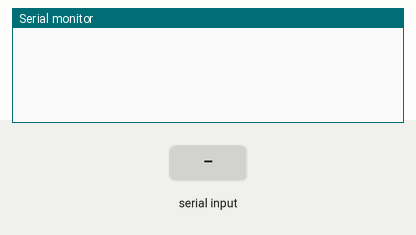
This sketch was run on a simulated Arduino Uno, built with avr-gcc and run on an emulated ATmega328P. Shown: the last lines printed to the serial monitor. Inputs (shaded band) come from the test bench.

Above: at 1.2 s.
1.3 s: "1" received over the second serial link
At 2.0 s:
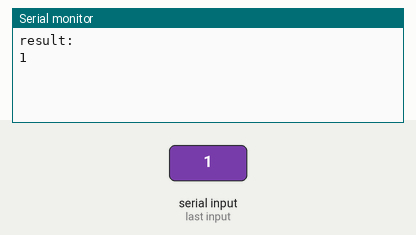
2.8 s: "0" received over the second serial link
At 3.1 s:
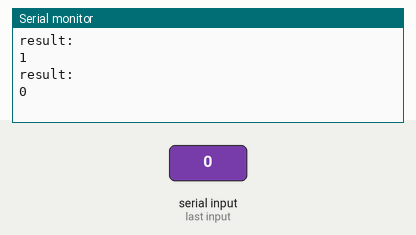
4.3 s: "2" received over the second serial link
At 5.5 s:
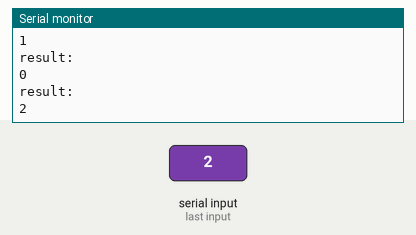

Measured:
- after the input at 1.3 s, the serial monitor: prints a new line at once (image 1)
- after the input at 2.8 s, the serial monitor: prints a new line at once (image 2)
- after the input at 4.3 s, the serial monitor: prints a new line at once (image 3)

The sketch:

tx2.ino
```cpp
#include <SoftwareSerial.h>
SoftwareSerial lora(2,3);

void setup()
{
  // put your setup code here, to run once: this is for the receiver
  Serial.begin(115200);
  lora.begin(115200);

}

void loop()
{
  String inString;
  //Serial.println("enter loop");
  while (lora.available())
  {
      //Serial.println("entering while loop");
    if(lora.available()){
      //Serial.println("enter available loop");

      inString += String(char(lora.read()));
    }
  }
  if(inString.length()>0)
  {
      Serial.println("result: ");
      Serial.println(inString);
      inString.remove(0);

  }


}
```
